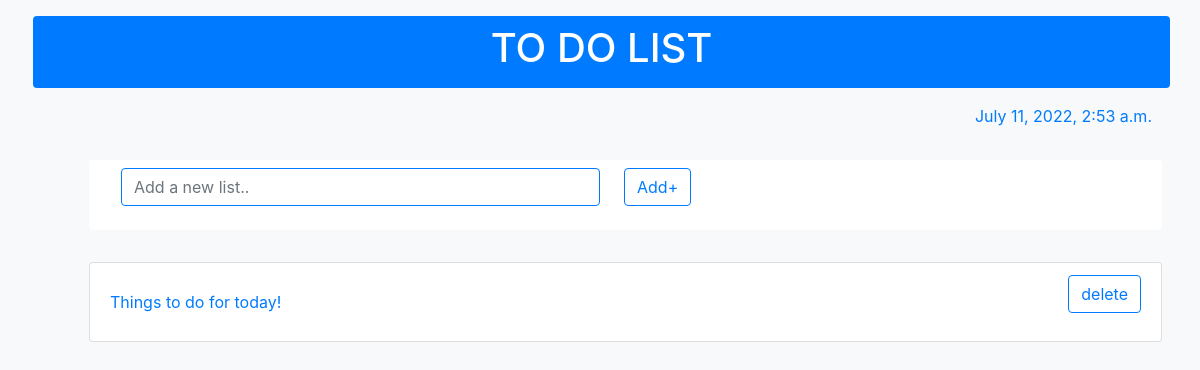
The app's page /, older data.
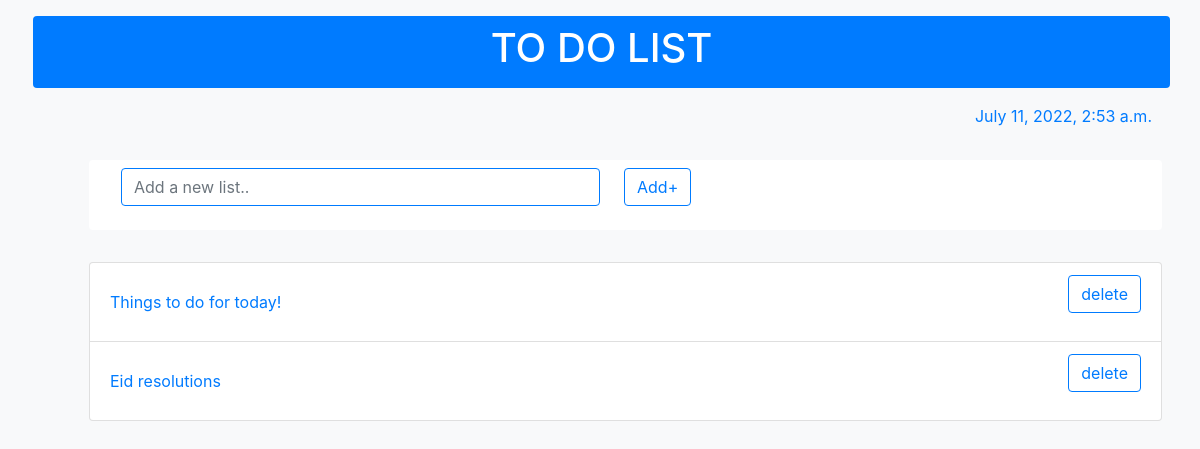
The same page, newer data.
### main/models.py (models this page shows, shortened)
class ToDoList(models.Model):
    title = models.TextField(max_length=200,unique=True)
    class Meta:
        verbose_name_plural='1. TO DO LIST'

### main/views.py (the view)
# urls.py: path('',views.index,name='index'),
def index(request):
    today = datetime.today()
    all_lists = ToDoList.objects.all()
    all_items = ToDoListItems.objects.all()
    return render(request,'todo.html',{'all_lists' : all_lists,'all_items':all_items,'today':today})

### templates/todo.html (shortened to what this page needs)
{% extends "base.html" %}
{% block content %}
<head>
</head>
<html>
    <body>
<section class="pl-5"> <p class=" text-right text-primary pr-5"> {{today}}</p>
    <div class="row container-fluid pl-5">
        <div class="container-fluid text-center pl-2 pr-2 my-3">
            <nav class="navbar rounded bg-white container pl-3 pr-3 ">
                <form class="form-inline" action="/addtodoitem/" method='post'>
                <span class=" text-primary">
                    <span class="pl-3"></span><input class="form-control mr-sm-2 border-primary" type="text" size="40" name="content" placeholder="Add a new list.." >
                </span>
                <span class="pl-3  pr-5">
                    <button class="btn   text-2 btn-outline-primary my-2 my-sm-0" value="add" type="submit">Add&plus;</button>
                </span>
                </form>
            </nav>
        </div>
        </div>
        <div class="row container-fluid pl-5">
        <div class="container pl-2 pr-2 my-3">
        <ul class="list-group">
            {% for i in all_lists %}
            <li class="list-group-item d-flex justify-content-between align-items-center">
                <a href="/todoitem-list/{{i.id}}">{{i.title}}
                </a>
                <span class="">
                    <form action="deleteitem/{{i.id}}" method="post">
                        <button class="btn btn-outline-primary my-2 my-sm-0" value="add" type="submit">delete</button>
                    </form>
                </span>
            </li>
            {% empty %}
            <h4>You have no lists!</h4>
            {% endfor %}
        </ul>
    </div>
</div>
</section>
</body>
</html>
{% endblock %}

### templates/base.html (shortened to what this page needs)
<html lang="en">
<head>
    <link rel="stylesheet" href="https://cdn.jsdelivr.net/npm/bootstrap@4.6.1/dist/css/bootstrap.min.css">
    <link rel="stylesheet" href="https://cdn.jsdelivr.net/npm/bootstrap-icons@1.7.2/font/bootstrap-icons.css">
    <link href="http://maxcdn.bootstrapcdn.com/font-awesome/4.1.0/css/font-awesome.min.css" rel="stylesheet">
</head>
<body class="bg-light">
    <header class="">
        <div class="row container-fluid  pl-5">
            <div class="container-fluid p-2 my-3 text-primary bg-primary rounded text-center text-white">
                <a href="/"><h1 class="text-white">TO DO LIST</h1></a>
            </div>
        </div>
    </header>
                {% block content %}{% endblock %}
</body>
</html>

Row changes from the older to the newer data that the page shows:
added ToDoList: title "Eid resolutions"
